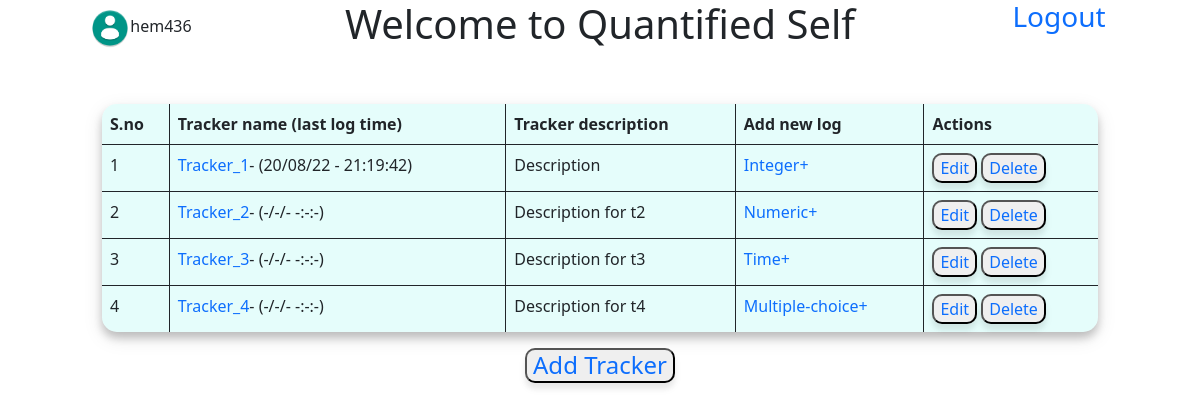
The page /main (signed in) on the database as committed earlier.
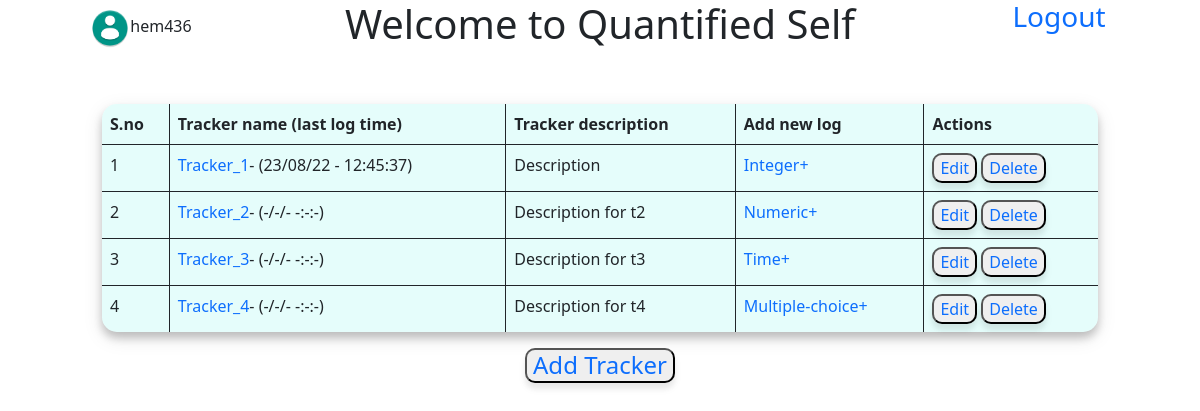
The same page on the database as committed later.
### database.py (models this page shows)
class User(db.Model,UserMixin):
    id=db.Column(db.Integer,primary_key=True,autoincrement=True)
    username=db.Column(db.String,nullable=False,unique=True)
    password=db.Column(db.String,nullable=False)
    trackers=db.relationship("tracker",cascade='all',backref="parent")
    email = db.Column(db.String, unique=True)
    active = db.Column(db.Boolean())
    fs_uniquifier = db.Column(db.String(255), unique=True, nullable=False)
    roles = db.relationship('Role', secondary=roles_users,backref=db.backref('users', lazy='dynamic'))

class tracker(db.Model):
    user_id=db.Column(db.Integer,db.ForeignKey('user.id'),nullable=False)
    tracker_id=db.Column(db.Integer,primary_key=True,autoincrement=True)
    name=db.Column(db.String(30),nullable=False)
    desc=db.Column(db.String)
    type=db.Column(db.String,nullable=False)
    settings=db.Column(db.String)
    lastupdate=db.Column(db.DateTime)
    logs=db.relationship("log",cascade='all', backref="parent")

### main.py (the view)
@app.route('/main')
@login_required
def main():
    return render_template('main.html',user=current_user,datetime=datetime)

### templates/main.html (shortened to what this page needs)
<!DOCTYPE html>
<html lang="en" dir="ltr">
  <head>
    <link href="https://cdn.jsdelivr.net/npm/bootstrap@5.0.2/dist/css/bootstrap.min.css" rel="stylesheet">
    <link rel="stylesheet" href="/static/main.css">
  </head>
  <body>
    <div class="row">
      <div class="col-sm-3 d-flex justify-content-center">
        <span class="align-self-center"><img src='/static/userimg.png' width="40px" height="40px" />{{user.username}}</span>
      </div>
      <div class="col-sm-6 d-flex justify-content-center">
        <h1>Welcome to Quantified Self</h1>
      </div>
      <div class="col-sm-3 d-flex justify-content-center">
        <a class="h3" href="/logout" align="right">Logout</a>
      </div>
    </div>
    <br>
    <br>
    <div class="row main ">
      <div class="col-10 offset-1">
        <table class='table table-bordered tracker_table'>
          <thead>
            <tr>
              <th>S.no</th>
              <th>Tracker name (last log time)</th>
              <th>Tracker description</th>
              <th>Add new log</th>
              <th>Actions</th>
            </tr>
          </thead>
          <tbody>
            {% for t in user.trackers %}
            <tr>
              <td>{{loop.index}}</td>
              <td><a href="/tracker/{{t.tracker_id}}">{{t.name}}</a>- {% if t.lastupdate %}({{datetime.strftime(t.lastupdate,'%d/%m/%y - %H:%M:%S')}}){% else %} (-/-/- -:-:-) {% endif %}</td>
              <td>{{t.desc}}</td>
              <td><a href="/{{t.tracker_id}}/log/add">{{t.type}}+</a></td>
              <td>
                <button type="button" value="edit"><a href="/tracker/{{t.tracker_id}}/update">Edit</a></button>
                <button type="button" value="delete"><a href="/tracker/{{t.tracker_id}}/delete">Delete</a></button>
              </td>
            </tr>
            {% endfor %}
          </tbody>
        </table>
        <div class="text-center">
          <button class="button" type="button" name="button"><a class="h4" href="/tracker/add">Add Tracker</a> </button>
        </div>
      </div>
    </div>
  </body>
</html>

### static/main.css (style rules this page uses)
.table { box-shadow: 0 6px 8px 0 rgba(0, 0, 0, 0.2), 0 6px 20px 0 rgba(0, 0, 0, 0.1); background-color: #8bf7ed38; border-radius: 15px; border: hidden; }
button { box-shadow: 0 6px 8px 0 rgba(0, 0, 0, 0.05), 0 6px 5px 0 rgba(0, 0, 0, 0.05); border-radius: 10px; }
a { text-decoration: none; }

Rows that differ between the two databases and show on the page:
changed tracker "Tracker_1": strftime "20/08/22 - 21:19:42" → "23/08/22 - 12:45:37"
